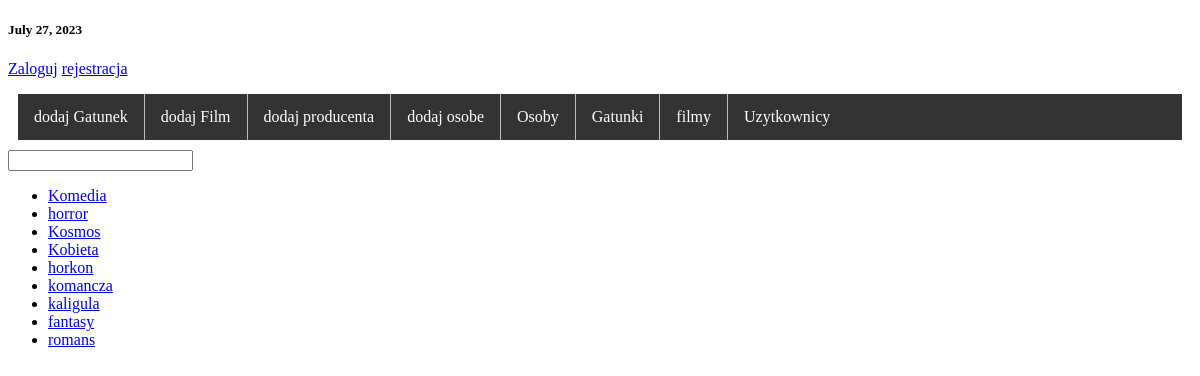
The page /listGenre/ on the database its author committed.
### movie_app/models.py (models this page shows)
class Genre(models.Model):
    name = models.CharField(max_length=123)
    def get_detail_url(self):
        return reverse('detail_genre', kwargs={'id':self.id})
    def __str__(self):
        return self.name

### movie_app/views.py (the view)
# urls.py: path('listGenre/', views.GenreListView.as_view(), name='list_genre'),
class GenreListView(View):
    def get(self, request):
        genres = Genre.objects.all()
        return render(request, 'list_view.html', {'genres': genres})

### movie_app/context_proccesors.py (called while the page is built)
def zegarek(request):
    return {'date':datetime.now().date}

### templates/list_view.html (shortened to what this page needs)
{% extends 'base.html' %}
{% load static %}
{% block content %}
    <form>
        <input type="text" name="name" id="genre_name" autocomplete="off">
    </form>
    {% include 'list.html' with objects=genres %}
{% endblock %}

### templates/list.html
<ul id="lista">
    {% for obj in objects %}
        <li><a href="{{ obj.get_detail_url }}"> {{ obj }}</a></li>
    {% endfor %}
</ul>

### movie_app/static/css/style.css (style rules this page uses)
li:last-child { border-right: none; }

### rows shown on the page
Genre: name "Komedia"
Genre: name "horror"
Genre: name "Kosmos"
Genre: name "Kobieta"
Genre: name "horkon"
Genre: name "komancza"
Genre: name "kaligula"
Genre: name "fantasy"
Genre: name "romans"
